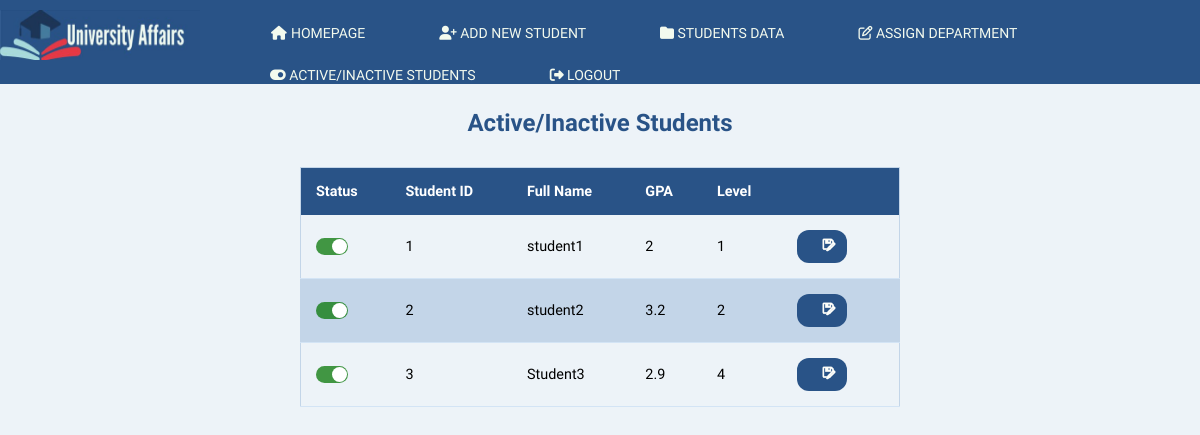
The app's page /active-inactive-students.html with its own data.
### web_application/models.py (models this page shows)
class Student(models.Model):
    id = models.CharField(max_length=8, primary_key=True)
    name = models.CharField(max_length=50)
    GPA = models.CharField(max_length=4)
    level = models.CharField(max_length=1)
    gender = models.CharField(max_length=8)
    phone = models.CharField(max_length=11)
    status = models.CharField(max_length=10)
    birth_day = models.DateField()
    email = models.CharField(max_length=50)
    department = models.CharField(max_length=20, default='General')

### web_application/views.py (the view, shortened to what this page needs)
# urls.py: path('active-inactive-students.html', views.active_inactive_students, name="active-inactive-students"),
def active_inactive_students(request):
    students = Student.objects.all()
    return render(request,'web_application/active-inactive-students.html', {'students': students})

### web_application/templates/web_application/active-inactive-students.html (shortened to what this page needs)
{% load static %}
<!DOCTYPE html>
<html>
    <head>
        <link rel="stylesheet" href="https://cdnjs.cloudflare.com/ajax/libs/font-awesome/4.7.0/css/font-awesome.min.css">
        <link rel="stylesheet" href="{% static 'css/stylesheet.css' %}">
    </head>
    <body>
        <header>
            <div class="logo">
            <img src="{% static 'photos/Logo.jpg' %}" alt="FCAI-CU" />
            </div>
            <div class="containerr">
            <nav class="navbar">
                <ul>
                <li>
                    <a href="./homepage.html"><i class="fa fa-fw fa-home"></i> Homepage</a>
                </li>
                <li>
                    <a href="./add-new-student.html"
                    ><i class="fa fa-user-plus"></i> Add New student</a
                    >
                </li>
                <li>
                    <a href="./students-data.html"
                    ><i class="fa fa-folder"></i> Students Data</a
                    >
                </li>
                <li>
                    <a href="./assign-department.html"
                    ><i class="fa fa-edit"></i> Assign Department
                    </a>
                </li>
                <li>
                    <a href="./active-inactive-students.html"
                    ><i class="fa fa-toggle-on"></i> Active/inactive Students</a
                    >
                </li>
                <li>
                    <a href="{% url 'logout' %}">
                    <i class="fa-solid fa-right-from-bracket"></i> Logout </a>
                </li>
                </ul>
            </nav>
            </div>
        </header>
        <h3 class="tableName">Active/Inactive Students</h3>
        <table class="table">
            <thead>
                <tr>
                    <th>Status</th>
                    <th>Student ID</th>
                    <th>Full Name</th>
                    <th>GPA</th>
                    <th>Level</th>
                    <th></th>
                </tr>
            </thead>
            <tbody id="tableBody">
            {% for student in students %}
            <tr>
                <form action="" method="post">
                    <td id={{student.id}}><label class='switch'><input type='checkbox' {% if student.status == 'Active' %}checked {% endif %} name="status"><span class='slider round'> </span></label></td>
                    <td>{{student.id}}</td>
                    <td>{{student.name}}</td>
                    <td>{{student.GPA}}</td>
                    <td>{{student.level}}</td>
                    <td>
                        <button class='Edit-S' type="submit"><img class='edit_img_S' src="{% static 'photos/save.png' %}"></button>
                    </td>
                </form>
            </tr>
            {% endfor %}
            </tbody>
        </table>
    </body>
</html>

### web_application/static/css/stylesheet.css (style rules this page uses)
* { font-family: 'Work Sans'; }
header { background: #295387; }
header::after { content: ''; display: table; clear: both; }
.logo img { float: left; padding: 10px 0; width: 200px; height: 50px; }
nav { float: center; }
nav ul { margin: 0; padding: 0; list-style: none; }
nav li { display: inline-block; margin-left: 70px; padding-top: 23px; position: relative; }
nav a { color: #f3faee; text-decoration: none; text-transform: uppercase; font-size: 14px; }
nav a::before { content: ''; display: block; height: 5px; background-color: #f3faee; position: absolute; top: 0; width: 0%; transition: all ease-in-out 250ms; }
body { padding: 0; margin: 0; background-color: #edf3f8; }
.tableName { text-align: center; font-size: 1.5em; font-weight: bold; margin: 25px 3px; color: #295387; }
.table { border-collapse: collapse; margin-top: 30px; margin-bottom: auto; margin-left: auto; margin-right: auto; border: 1px solid #c3d5e8; font-size: 0.9em; min-width: 400px; width: 50%; }
.table thead tr { background-color: #295387; color: #ffffff; text-align: left; font-weight: bold; }
.table th, .table td { padding: 15px 15px; }
.table th { text-align: left; }
.table tbody tr { border-bottom: 1px solid #d3e4f5; }
.table tbody tr:nth-of-type(even) { background-color: #c3d5e8; }
.switch { position: relative; display: inline-block; width: 32px; height: 17px; }
.slider { position: absolute; cursor: pointer; top: 0; left: 0; right: 0; bottom: 0; background-color: #9fb0c0; -webkit-transition: .4s; transition: .4s; }
.slider:before { position: absolute; content: ""; margin: 0; padding: 0; height: 15px; width: 15px; left: 1px; bottom: 1px; background-color: white; -webkit-transition: .4s; transition: .4s; }
input:checked + .slider { background-color: #067606be; }
input:checked + .slider:before { -webkit-transform: translateX(15px); -ms-transform: translateX(15px); transform: translateX(15px); }
.slider.round { border-radius: 34px; }
.slider.round:before { border-radius: 50%; }
.Edit-S { background-color: #295387; border: none; text-align: center; transition: 0.4s; padding: 8px 25px; border-radius:12px; width: 35%; float: left; }
.edit_img_S { color:white; width: 14px; height: 14px }

### records on screen
Student: id "1", name "student1", GPA "2", level "1"
Student: id "2", name "student2", GPA "3.2", level "2"
Student: id "3", name "Student3", GPA "2.9", level "4"
